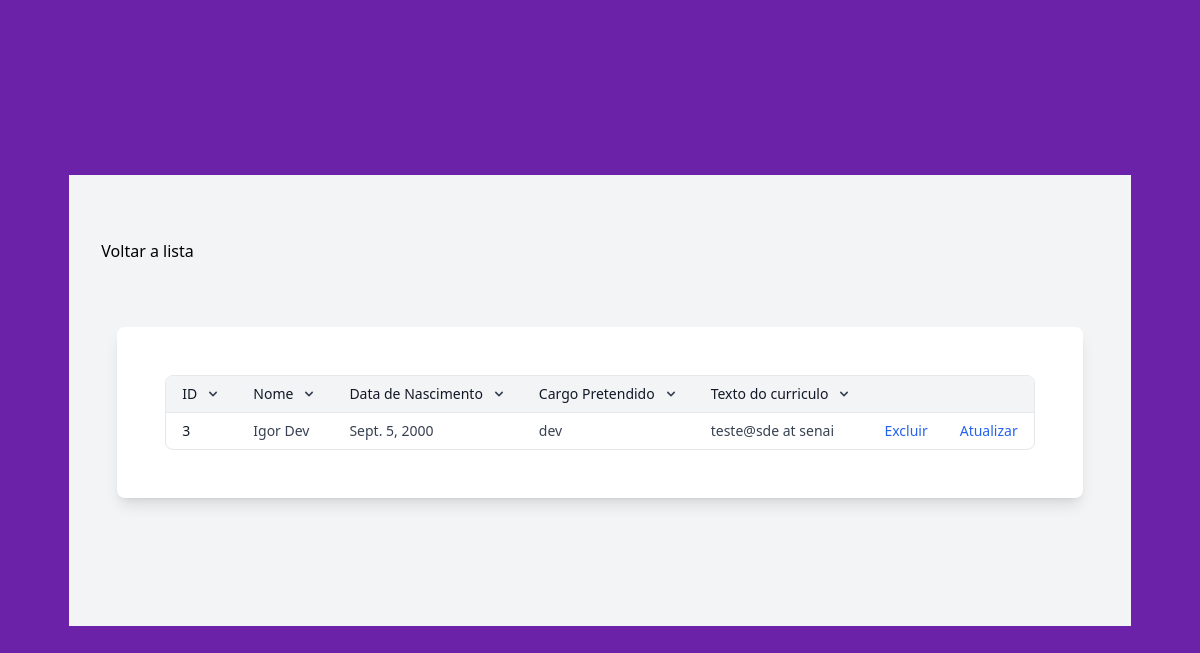
Page /polls/3/ on the committed database.
### polls/models.py (models this page shows, shortened)
class Candidato(models.Model):
    nome = models.CharField(max_length=60)
    sexo = models.CharField(max_length=1)
    data_nasc = models.DateField()
    cargo_pretendido = models.CharField(max_length=25)
    texto_curriculo = models.TextField()

### polls/views.py (the view)
# urls.py: path('<int:id>/', views.detail_candidate, name='detail-candidate'),
def detail_candidate(request, id):
    candidato = Candidato.objects.get(pk=id)
    context = {'candidato': candidato}
    return render(request, 'candidato/detail.html', context)

### polls/templates/candidato/detail.html (shortened to what this page needs)
<!doctype html>
<html>
<head>
    <script src="https://cdn.tailwindcss.com"></script>
</head>
<body>
    <div class="flex flex-col w100 h100 justify-center items-center bg-purple-800">
        <section class="bg-gray-100">
            <div class="mx-auto max-w-screen-xl px-4 py-16 sm:px-6 lg:px-8">
                <a href="/polls/candidatos/listar"> Voltar a lista</a>
                <div class="flex justify-center items-center px-4 py-16">
                    <div class="rounded-lg bg-white p-8 shadow-lg lg:col-span-3 lg:p-12">
                        <div class="overflow-hidden overflow-x-auto rounded-lg border border-gray-200">
                            <table class="min-w-full divide-y divide-gray-200 text-sm">
                                <thead class="bg-gray-100">
                                    <tr>
                                        <th class="whitespace-nowrap px-4 py-2 text-left font-medium text-gray-900">
                                            <div class="flex items-center gap-2">
                                                ID
                                                <svg xmlns="http://www.w3.org/2000/svg" class="h-4 w-4 text-gray-700"
                                                    viewBox="0 0 20 20" fill="currentColor">
                                                    <path fill-rule="evenodd"
                                                        d="M5.293 7.293a1 1 0 011.414 0L10 10.586l3.293-3.293a1 1 0 111.414 1.414l-4 4a1 1 0 01-1.414 0l-4-4a1 1 0 010-1.414z"
                                                        clip-rule="evenodd" />
                                                </svg>
                                            </div>
                                        </th>
                                        <th class="whitespace-nowrap px-4 py-2 text-left font-medium text-gray-900">
                                            <div class="flex items-center gap-2">
                                                Nome
                                                <svg xmlns="http://www.w3.org/2000/svg" class="h-4 w-4 text-gray-700"
                                                    viewBox="0 0 20 20" fill="currentColor">
                                                    <path fill-rule="evenodd"
                                                        d="M5.293 7.293a1 1 0 011.414 0L10 10.586l3.293-3.293a1 1 0 111.414 1.414l-4 4a1 1 0 01-1.414 0l-4-4a1 1 0 010-1.414z"
                                                        clip-rule="evenodd" />
                                                </svg>
                                            </div>
                                        </th>
                                        <th class="whitespace-nowrap px-4 py-2 text-left font-medium text-gray-900">
                                            <div class="flex items-center gap-2">
                                                Data de Nascimento
                                                <svg xmlns="http://www.w3.org/2000/svg" class="h-4 w-4 text-gray-700"
                                                    viewBox="0 0 20 20" fill="currentColor">
                                                    <path fill-rule="evenodd"
                                                        d="M5.293 7.293a1 1 0 011.414 0L10 10.586l3.293-3.293a1 1 0 111.414 1.414l-4 4a1 1 0 01-1.414 0l-4-4a1 1 0 010-1.414z"
                                                        clip-rule="evenodd" />
                                                </svg>
                                            </div>
                                        </th>
                                        <th class="whitespace-nowrap px-4 py-2 text-left font-medium text-gray-900">
                                            <div class="flex items-center gap-2">
                                                Cargo Pretendido
                                                <svg xmlns="http://www.w3.org/2000/svg" class="h-4 w-4 text-gray-700"
                                                    viewBox="0 0 20 20" fill="currentColor">
                                                    <path fill-rule="evenodd"
                                                        d="M5.293 7.293a1 1 0 011.414 0L10 10.586l3.293-3.293a1 1 0 111.414 1.414l-4 4a1 1 0 01-1.414 0l-4-4a1 1 0 010-1.414z"
                                                        clip-rule="evenodd" />
                                                </svg>
                                            </div>
                                        </th>
                                        <th class="whitespace-nowrap px-4 py-2 text-left font-medium text-gray-900">
                                            <div class="flex items-center gap-2">
                                                Texto do curriculo
                                                <svg xmlns="http://www.w3.org/2000/svg" class="h-4 w-4 text-gray-700"
                                                    viewBox="0 0 20 20" fill="currentColor">
                                                    <path fill-rule="evenodd"
                                                        d="M5.293 7.293a1 1 0 011.414 0L10 10.586l3.293-3.293a1 1 0 111.414 1.414l-4 4a1 1 0 01-1.414 0l-4-4a1 1 0 010-1.414z"
                                                        clip-rule="evenodd" />
                                                </svg>
                                            </div>
                                        </th>
                                        <th class="px-4 py-2"></th>
                                        <th class="px-4 py-2"></th>
                                    </tr>
                                </thead>
                                <tbody class="divide-y divide-gray-200">
                                    {% if candidato %}
                                    <tr>
                                        <td class="whitespace-nowrap px-4 py-2 font-medium text-gray-900">
                                            {{candidato.id}}
                                        </td>
                                        <td class="whitespace-nowrap px-4 py-2 text-gray-700">
                                            {{candidato.nome}}
                                        </td>
                                        <td class="whitespace-nowrap px-4 py-2 text-gray-700">{{candidato.data_nasc}}</td>
                                        <td class="whitespace-nowrap px-4 py-2 text-gray-700">{{candidato.cargo_pretendido}}</td>
                                        <td class="whitespace-nowrap px-4 py-2 text-gray-700">{{candidato.texto_curriculo}}</td>
                                        <td class="whitespace-nowrap px-4 py-2">
                                            <a href="/polls/delete-candidate/{{candidato.id}}" class="text-sm font-medium text-blue-600 hover:underline">
                                                Excluir
                                            </a>
                                        </td>
                                        <td class="whitespace-nowrap px-4 py-2">
                                            <a href="/polls/atualizar/{{candidato.id}}" class="text-sm font-medium text-blue-600 hover:underline">
                                                Atualizar
                                            </a>
                                        </td>
                                    </tr>
                                    {% endif %}
                                </tbody>
                            </table>
                        </div>
                    </div>
                </div>
            </div>
        </section>
    </div>
</body>
</html>

### polls/templates/candidato/detail.html (style rules this page uses)
.w100 { width: 100vw; }
.h100 { height: 100vh; }

### rows in the picture
Candidato: id "3", nome "Igor Dev", data_nasc "Sept. 5, 2000", cargo_pretendido "dev", texto_curriculo "teste@sde at senai"
